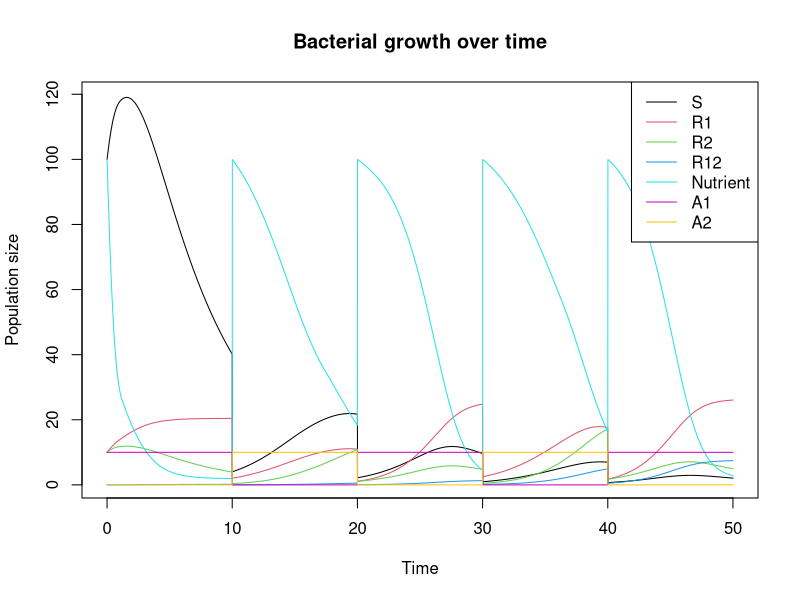

Generate this figure with R:
library(deSolve)

simulate <- function(pharmacokinetic = FALSE, stewardship = "cycl") {
  # pharmacokinetic should be either TRUE or FALSE
  # stewardship should be "cycl" or "comb" or "1_only" or "2_only"

  # Define the parameters of the model
  config <- list(
    D = 0.1, # bottleneck dilution ratio
    N0 = 100, # initial nutrient concentration
    HGT = 0.0001, # rate of horizontal gene transfer
    m1 = 0, # rate of mutations conferring resistance to drug 1
    m2 = 0, # rate of mutations conferring resistance to drug 2
    d1 = 1 * pharmacokinetic, # rate of drug 1 elimination
    d2 = 1 * pharmacokinetic, # rate of drug 2 elimination
    influx = c(A1 = 10, A2 = 10), # drug influx concentrations
    stewardship = stewardship, # stewardship strategy
    pharmacokinetic = pharmacokinetic # pharmacokinetic model
  )
  if (stewardship == "2_only") {
    config$pattern <- c(0, 1)
  } else if (stewardship == "comb") {
    config$pattern <- c(1, 1)
  } else {
    config$pattern <- c(1, 0)
  }

  # Initialize 'params' matrix with 4 rows and 10 columns
  params <- matrix(nrow = 4, ncol = 12)

  # Name the rows of the matrix
  rownames(params) <- c("S", "R1", "R2", "R12")

  # Name the columns of the matrix
  colnames(params) <- c("psi", "phi1", "zeta1", "kappa1",
    "phi2", "zeta2", "kappa2", "mu", "k", "alpha", "m_rate", "r_rate")

  # Assign values to the 'psi' column of the matrix
  params[, "psi"] <- c(0.1, 0.1, 0.1, 0.1)

  # Assign values to the 'phi1' and 'phi2' columns of the matrix
  params[, c("phi1", "phi2")] <- c(0.2, 0.2, 0.2, 0.2)

  # Assign values to the 'zeta1' column of the matrix
  params[, "zeta1"] <- c(1, 100, 1, 100)

  # Assign values to the 'zeta2' column of the matrix
  params[, "zeta2"] <- c(1, 1, 100, 100)

  # Assign values to the 'kappa1' and 'kappa2' columns of the matrix
  params[, c("kappa1", "kappa2")] <- c(1, 1, 1, 1)

  # Assign values to the 'mu' column of the matrix
  params[, "mu"] <- c(1, 1, 1, 1)

  # Assign values to the 'k' column of the matrix
  params[, "k"] <- c(100, 100, 100, 100)

  # Assign values to the 'alpha' column of the matrix
  params[, "alpha"] <- c(1, 1, 1, 1)

  # Assign values to the 'm_rate' column of the matrix
  params[, "m_rate"] <- c(0.1, 0.1, 0.1, 0.1)

  # Assign values to the 'r_rate' column of the matrix
  params[, "r_rate"] <- c(0.1, 0.1, 0.1, 0.1)

  config$params <- params

  # a pharmacodynamic function for antibioti-induced killing of bacteria
  hill <- function(A, parms) {
    psi <- parms[1]
    phi <- parms[2]
    zeta <- parms[3]
    kappa <- parms[4]
    return(phi * (A / zeta)^kappa / ((A / zeta)^kappa - (psi - phi) / psi))
  }

  # a growth rate function for nutrient-limited growth
  monod <- function(N, parms) {
    mu <- parms[1]
    k <- parms[2]
    return(mu * N / (N + k))
  }

  # a function specifying the amount of nutrients depleted by the bacteria
  deplete <- function(dS = 0, dR1 = 0, dR2 = 0, dR12 = 0, alpha) { # nolint
    return(sum(-alpha * max(0, c(dS, dR1, dR2, dR12))))
  }

  # create the right pattern based on the previous drug administered
  update_pattern <- function(prev = 1) {
    # if the previous drug administered was 1, then the next drug is 2
    if (prev == 1) {
      return(c(0, 1))
    }
    return(c(1, 0))
  }

  # Define a bottleneck function that reduces all state by a fixed fraction
  bottleneck <- function(t, state, config = NULL) {
    pattern <- config$pattern
    if (config$stewardship == "cycl") {
      pattern <- update_pattern(state["prev"])
    }
    state <- c(state[c("S", "R1", "R2", "R12")] * config$D, N = config$N0,
      config$pharmacokinetic * state[c("A1", "A2")] + config$influx * pattern,
      state["prev"] %% 2 + 1) # update the previous drug from 2 to 1 or 1 to 2
    state[state < 0] <- 0 # backup - shouldn't be needed
    return(state)
  }

  # Define a function to plot the resulting solution
  bacteria_plot <- function(solution) {
    plot(solution[, 1], solution[, 2], type = "l", col = 1,
      main = "Bacterial growth over time",
      xlab = "Time", ylab = "Population size")
    lines(solution[, 1], solution[, 3], col = 2)
    lines(solution[, 1], solution[, 4], col = 3)
    lines(solution[, 1], solution[, 5], col = 4)
    lines(solution[, 1], solution[, 6], col = 5)
    lines(solution[, 1], solution[, 7], col = 6)
    lines(solution[, 1], solution[, 8], col = 7)
    legend("topright",
      legend = c("S", "R1", "R2", "R12", "Nutrient", "A1", "A2"),
      col = c(1, 2, 3, 4, 5, 6, 7), lty = 1)
  }


  # Define the differential equations for the model
  bacterial_growth <- function(t, state, config = NULL) {
    parms <- config$params
    with(as.list(c(state)), {
      S <- state[1]
      R1 <- state[2]
      R2 <- state[3]
      R12 <- state[4]
      N <- state[5]
      A1 <- state[6]
      A2 <- state[7]
      net_recombination <- config$HGT * (R1 * R2 - R12 * S)
      dS <- S * ((1 - config$m1) * (1 - config$m2) *
        monod(N, parms["S", c("mu", "k")]) -
        hill(A = A1, parms["S", c("psi", "phi1", "zeta1", "kappa1")]) -
        hill(A = A2, parms["S", c("psi", "phi2", "zeta2", "kappa2")])) +
        net_recombination
      dR1 <- R1 * ((1 - config$m2) * monod(N, parms["R1", c("mu", "k")]) -
        hill(A = A1, parms["R1", c("psi", "phi1", "zeta1", "kappa1")]) -
        hill(A = A2, parms["R1", c("psi", "phi2", "zeta2", "kappa2")])) +
        S * config$m1 * (1 - config$m2) * monod(N, parms["S", c("mu", "k")]) -
        net_recombination
      dR2 <- R2 * ((1 - config$m1) * monod(N, parms["R2", c("mu", "k")]) -
        hill(A = A1, parms["R2", c("psi", "phi1", "zeta1", "kappa1")]) -
        hill(A = A2, parms["R2", c("psi", "phi2", "zeta2", "kappa2")])) +
        S * (1 - config$m1) * config$m2 * monod(N, parms["S", c("mu", "k")]) -
        net_recombination
      dR12 <- R12 * (monod(N, parms["R12", c("mu", "k")]) -
        hill(A = A1, parms["R12", c("psi", "phi1", "zeta1", "kappa1")]) -
        hill(A = A2, parms["R12", c("psi", "phi2", "zeta2", "kappa2")])) +
        S * config$m1 * config$m2 * monod(N, parms["S", c("mu", "k")]) +
        R1 * config$m2 * monod(N, parms["R1", c("mu", "k")]) +
        R2 * config$m1 * monod(N, parms["R2", c("mu", "k")]) +
        net_recombination
      dN <- deplete(dS, dR1, dR2, dR12, params[, "alpha"])
      dA1 <- -config$d1
      dA2 <- -config$d2
      return(list(c(dS, dR1, dR2, dR12, dN, dA1, dA2, 0)))
    })
  }

  # Example usage
  times <- seq(0, 50, 0.01)
  state <- c(S = 100, R1 = 10, R2 = 10, R12 = 0, N = config$N0,
    config$influx * config$pattern, prev = sum(config$pattern * c(1, 2)))
  events <- list(func = bottleneck, times = seq(10, 40, 10))
  solution <- ode(state, times, bacterial_growth, config, events = events)
  bacteria_plot(solution)
}

simulate(stewardship = "cycl")
